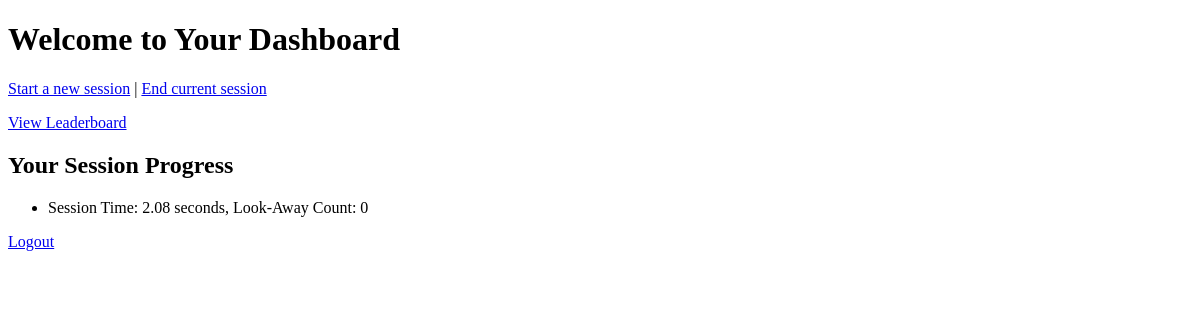
/dashboard (signed in), run on an earlier commit of the app's database.
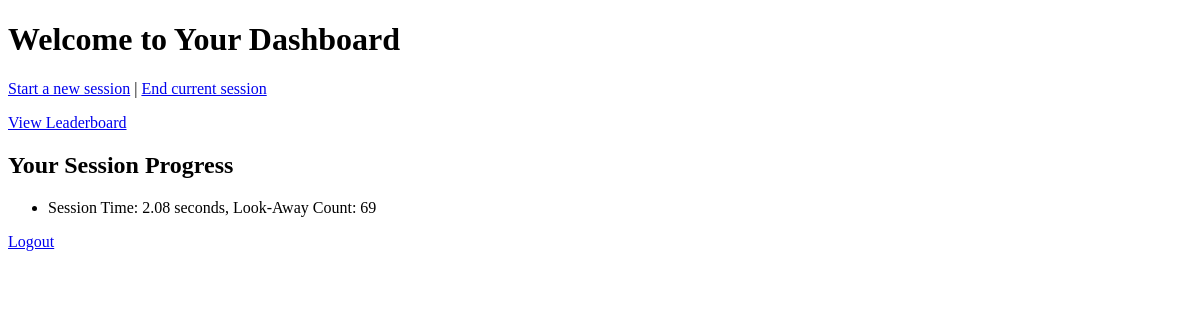
And on a later commit of the database.
### app.py (models this page shows)
class Progress(db.Model):
    id = db.Column(db.Integer, primary_key=True)
    session_time = db.Column(db.Float, default=0)  # Store session time in seconds
    look_away_count = db.Column(db.Integer, default=0)
    user_id = db.Column(db.Integer, db.ForeignKey('user.id'), nullable=False)

### app.py (the view)
@app.route('/dashboard')
def dashboard():
    if 'user_id' not in session:
        return redirect(url_for('login'))
    user_progress = Progress.query.filter_by(user_id=session['user_id']).all()
    return render_template('dashboard.html', progress=user_progress)

### templates/dashboard.html (shortened to what this page needs)
<!DOCTYPE html>
<html lang="en">
<head>
</head>
<body>
    <h1>Welcome to Your Dashboard</h1>
    <p><a href="{{ url_for('start_session') }}">Start a new session</a> | <a href="{{ url_for('end_session') }}">End current session</a></p>
    <p><a href="{{ url_for('leaderboard') }}">View Leaderboard</a></p>
    <h2>Your Session Progress</h2>
    <ul>
        {% for session in progress %}
        <li>Session Time: {{ session.session_time | round(2) }} seconds, Look-Away Count: {{ session.look_away_count }}</li>
        {% endfor %}
    </ul>
    <p><a href="{{ url_for('logout') }}">Logout</a></p>
</body>
</html>

What changed in the data, as far as the page shows it:
changed Progress: look_away_count "0" → "69"
